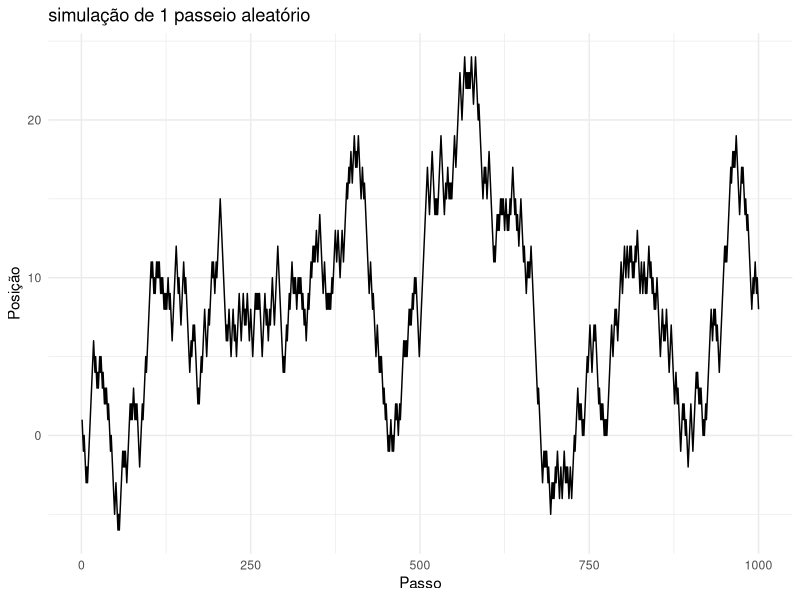
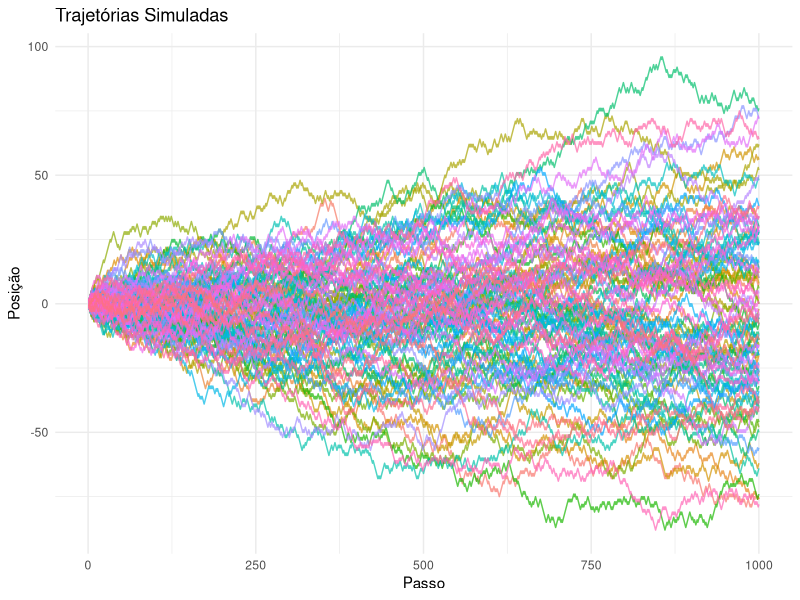
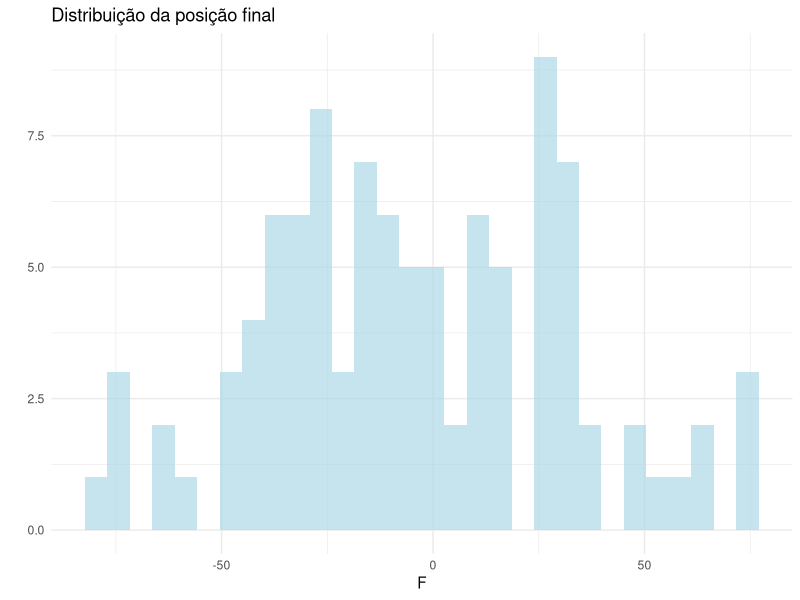
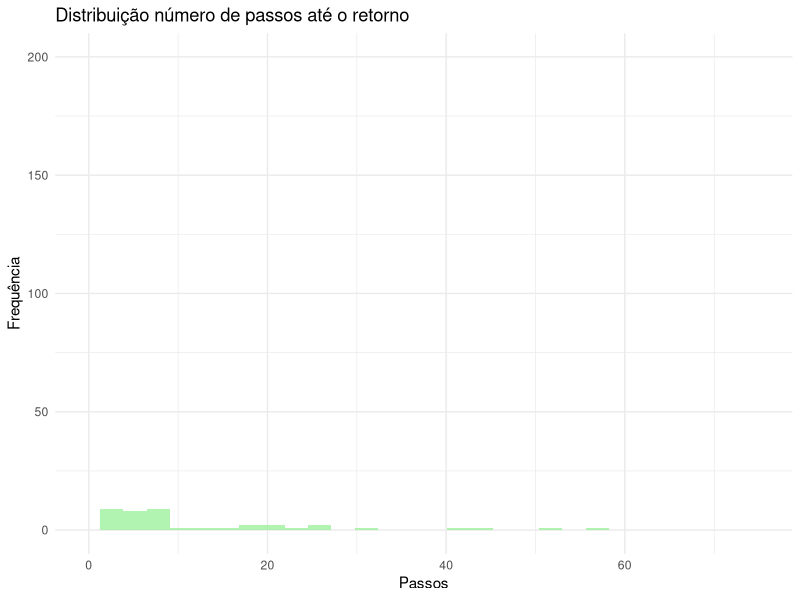

Generate these figures, in order, with R:
## ---- chunk 1

knitr::opts_chunk$set(warning = FALSE)

library(knitr)
library(ggplot2)
## ---- chunk 2

sim_random_walk <- function(n) {

    steps <- sample(c(-1, 1), size = n, replace = TRUE, prob = c(.5, .5))
    return(cumsum(steps))
}

n_steps <- 1000
n_rep   <- 100

first_walk <- sim_random_walk(n_steps)
df         <- data.frame(step = 1:n_steps, position = first_walk)

ggplot(df, aes(x = step, y = position)) +
    geom_line() +
    labs(title = "simulação de 1 passeio aleatório",
       x     = "Passo",
       y     = "Posição") +
    theme_minimal()
## ---- chunk 3

returns_to_0 <- sum(first_walk == 0)
max_dist     <- max(abs(first_walk))

cat("Número de retornos à origem: ", returns_to_0, "\n")
cat("Distância máxima alcançada do ponto inicial: ", max_dist, "\n")
## ---- chunk 4

first_return <- min(which(first_walk == 0))

if (is.finite(first_return)) {
    first_return
} else {
    cat("Não houve retorno.\n")
}
## ---- chunk 5

all_walks    <- list()
return_times <- c()

for (i in 1:n_rep){

    all_walks[[i]]  <- sim_random_walk(n_steps)

    if (is.finite(min(which(all_walks[[i]][-1] == 0)))) {
        return_times[i] <- min(which(all_walks[[i]][-1] == 0))
    } else {
        return_times[i] <- 0
    }
}

df <- data.frame(step = rep(1:n_steps, times = n_rep),
                 position = unlist(all_walks),
                 walk = rep(1:n_rep, each = n_steps))

ggplot(df, aes(x = step, y = position, group = walk, color = as.factor(walk))) +
    geom_line(alpha = 0.7) +
    labs(title = "Trajetórias Simuladas",
         x = "Passo",
         y = "Posição",
         color = "Passeio") +
    theme_minimal() +
    theme(legend.position = "none")

df <- data.frame(final_pos = sapply(all_walks, function(walk) tail(walk, 1)))

ggplot(df, aes(x = final_pos)) +
    geom_histogram(fill = "lightblue", alpha = 0.7) +
    labs(title = "Distribuição da posição final",
         x     = "F",
         y     = "") +
    theme_minimal()
## ---- chunk 6

cat("Média do tempo de retorno:", mean(return_times[return_times > 0]), "passos.\n")

df <- data.frame(returns = return_times[return_times > 0])

ggplot(df, aes(x = returns)) +
    geom_histogram(fill = "lightgreen", alpha = 0.7) +
    labs(title = "Distribuição número de passos até o retorno",
         x = "Passos",
         y = "Frequência") +
    scale_x_continuous(limits = c(0,75)) +
    scale_y_continuous(limits = c(0,200)) +
    theme_minimal()

cat(sum(return_times == 0), "caminhos não retornaram ao estado zero.\n")
cat("Isso representa", sum(return_times == 0)/n_rep, "do total de simulações.\n")
